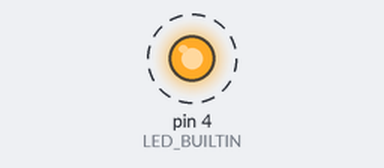
The sketch below on a simulated Arduino Uno, built with avr-gcc and run on an emulated ATmega328P. On the bench: output pins drawn as LEDs (lit = HIGH). Dashed ring = blinking.

Above: at 0.5 s.
Timing chart, 0 to 4.6 s (numbered marks = the images above):
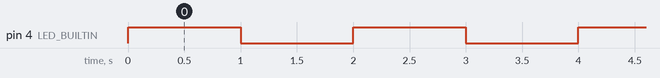

The sketch:

1.Blink.ino
```cpp
#define LED_BUILTIN 4

void setup() {
  // Incializar o pino como OUTPUT
  pinMode(LED_BUILTIN, OUTPUT);
}

// Função Loop percorre infinitamente
void loop() {
  digitalWrite(LED_BUILTIN, HIGH);   // Liga o LED
  delay(1000);                       // Espera 1s
  digitalWrite(LED_BUILTIN, LOW);    // Desliga o LED
  delay(1000);                       // Espera 1s
}
```

Measured:
- by itself, pin 4 (LED_BUILTIN): alternates HIGH for 1.0 s and LOW for 1.0 s
